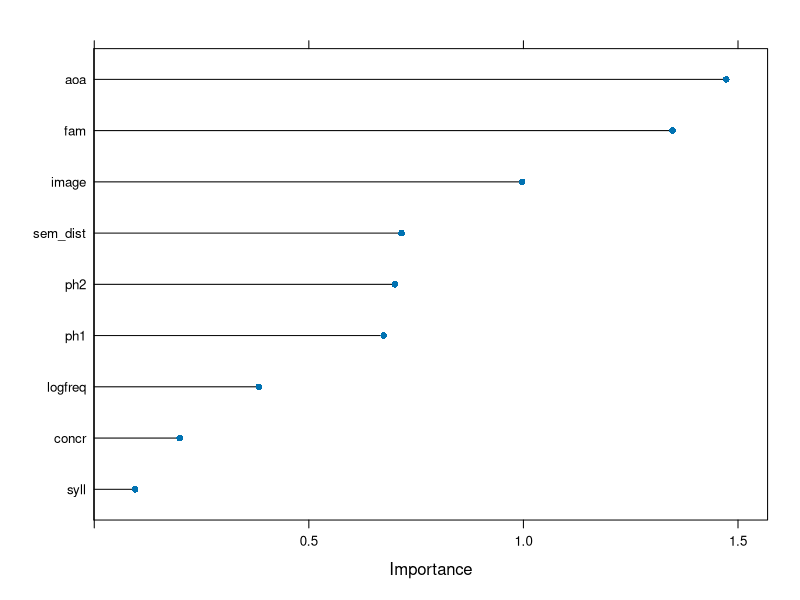

Here is the R script that generated this plot:


df <- read.delim('results.txt', row.names=1, header=FALSE)
colnames(df) <- c('sem_dist', 'fam', 'image', 'concr', 'syll', 'logfreq', 'aoa', 'ph1', 'ph2')
df.scale <- data.frame(scale(df))
df.scale$y <- read.csv('borda_y.csv', header=FALSE, row.names=1)[, 1]

### ANOVA
anova.fit <- aov(y ~ ., data=df.scale)
summary(anova.fit)

### stepwise regression
lm.fit.null <- lm(y ~ 1, data=df.scale)
lm.fit.full <- lm(y ~ ., data=df.scale)
stepreg <- step(lm.fit.null, scope=list(upper=lm.fit.full), direction="both")

### Feature importance
library(mlbench)
library(caret)
control <- trainControl(method="repeatedcv", number=10, repeats=5)

# Linear regression
model1 <- train(y~., data=df.scale, method="lm", trControl=control)
imp1 <- varImp(model1, scale=FALSE)
print(imp1)
plot(imp1)
